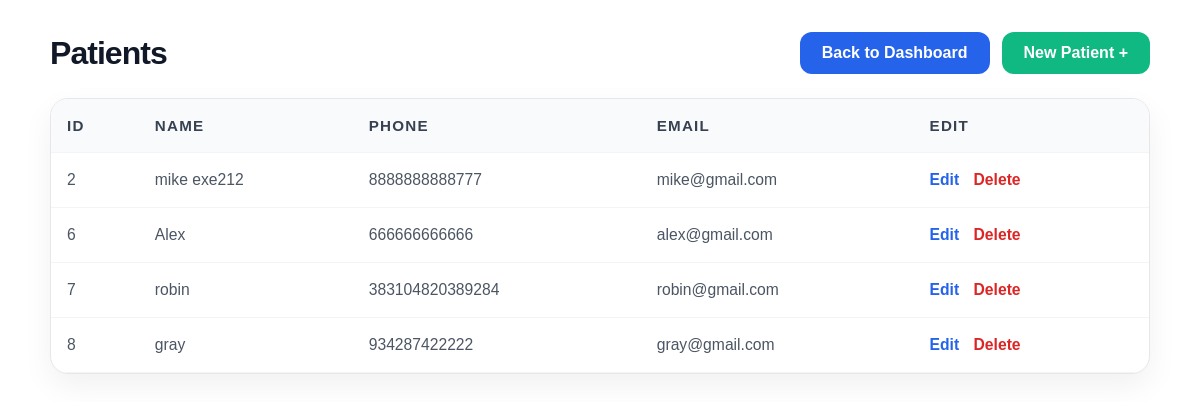
The app's page /patients/ (signed in), older data.
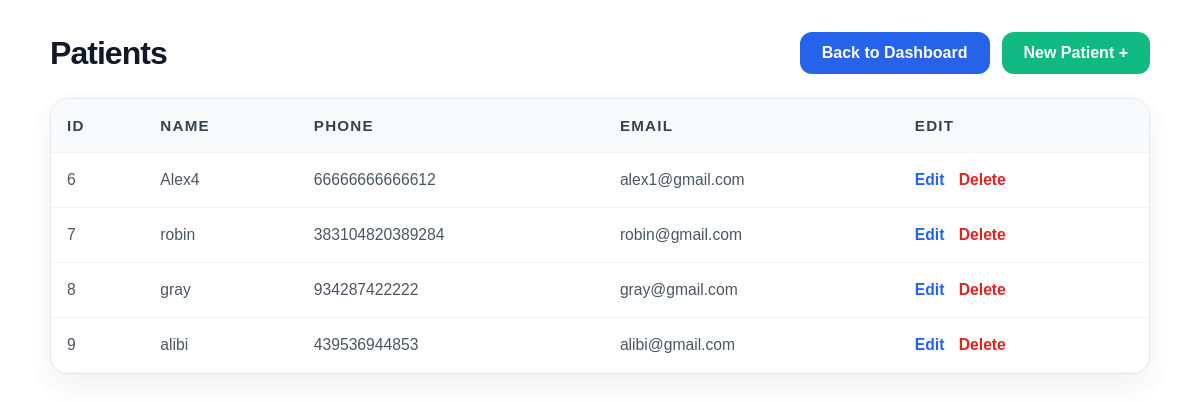
The same page, newer data.
### patients/models.py (models this page shows, shortened)
class Patient(models.Model):
  name = models.CharField(max_length=100)
  phone = models.CharField(max_length=15)
  email = models.EmailField()

### patients/views.py (the view)
# urls.py: path('', patient_list),
@login_required
def patient_list(request):
  patients = Patient.objects.all()
  return render(request, 'list.html', {"patients": patients})

### patients/templates/list.html (shortened to what this page needs)
<div class="list-page-container">
  <div class="list-page-header">
    <h1>Patients</h1>
    <div style="display:flex; gap:12px; flex-wrap:wrap;">
      <a class="btn-back" href="/dashboard">Back to Dashboard</a>
      <a class="btn-back new-btn" href="/patients/create">New Patient +</a>
    </div>
  </div>
  <div class="table-card">
    <div class="table-responsive">
      <table>
        <thead>
          <tr>
            <th>ID</th>
            <th>Name</th>
            <th>Phone</th>
            <th>Email</th>
            <th>Edit</th>
          </tr>
        </thead>
        <tbody>
          {% for p in patients %}
          <tr>
            <td>{{ p.id }}</td>
            <td>{{ p.name }}</td>
            <td>{{ p.phone }}</td>
            <td>{{ p.email }}</td>
            <td class="action-links">
              <a class="edit" href="/patients/{{ p.id }}/edit">Edit</a>
              <a class="delete" href="/patients/{{ p.id }}/delete">Delete</a>
            </td>
          </tr>
          {% empty %}
          <tr>
            <td colspan="5" class="empty-state">No patients found yet.</td>
          </tr>
          {% endfor %}
        </tbody>
      </table>
    </div>
  </div>
</div>

### patients/templates/list.html (style rules this page uses)
.list-page-container { max-width: 1100px; margin: 0 auto; padding: 24px; font-family: Arial, sans-serif; color: #111827; }
.list-page-header { display: flex; flex-wrap: wrap; justify-content: space-between; align-items: center; gap: 16px; margin-bottom: 24px; }
.list-page-header h1 { margin: 0; font-size: 2rem; letter-spacing: -0.03em; }
.btn-back { background: #2563eb; color: white; border: none; border-radius: 10px; padding: 10px 18px; text-decoration: none; font-weight: 600; transition: background 0.2s ease; }
.table-card { background: #ffffff; border: 1px solid #e5e7eb; border-radius: 18px; box-shadow: 0 12px 30px rgba(15, 23, 42, 0.06); overflow: hidden; }
.table-responsive { width: 100%; overflow-x: auto; }
table { width: 100%; border-collapse: collapse; min-width: 600px; }
th, td { padding: 18px 16px; text-align: left; border-bottom: 1px solid #f3f4f6; }
th { background: #f8fafc; color: #374151; font-size: 0.95rem; text-transform: uppercase; letter-spacing: 0.08em; }
td { color: #4b5563; font-size: 0.98rem; }
.action-links a { display: inline-block; margin-right: 10px; font-weight: 600; text-decoration: none; transition: color 0.2s ease; }
.action-links a.edit { color: #2563eb; }
.action-links a.delete { color: #dc2626; }
.btn-primary, .btn-back { border: none; border-radius: 12px; padding: 12px 22px; font-weight: 600; text-decoration: none; cursor: pointer; transition: background 0.2s ease, transform 0.15s ease; }
.btn-back { background: #2563eb; color: white; }
.new-btn { background: #10b981; color: white; }

Row changes from the older to the newer data that the page shows:
removed Patient: id "2", name "mike exe212", phone "8888888888777", email "mike@gmail.com"
changed Patient id 6: name "Alex" → "Alex4"; phone "666666666666" → "66666666666612"; email "alex@gmail.com" → "alex1@gmail.com"
added Patient: id "9", name "alibi", phone "439536944853", email "alibi@gmail.com"
